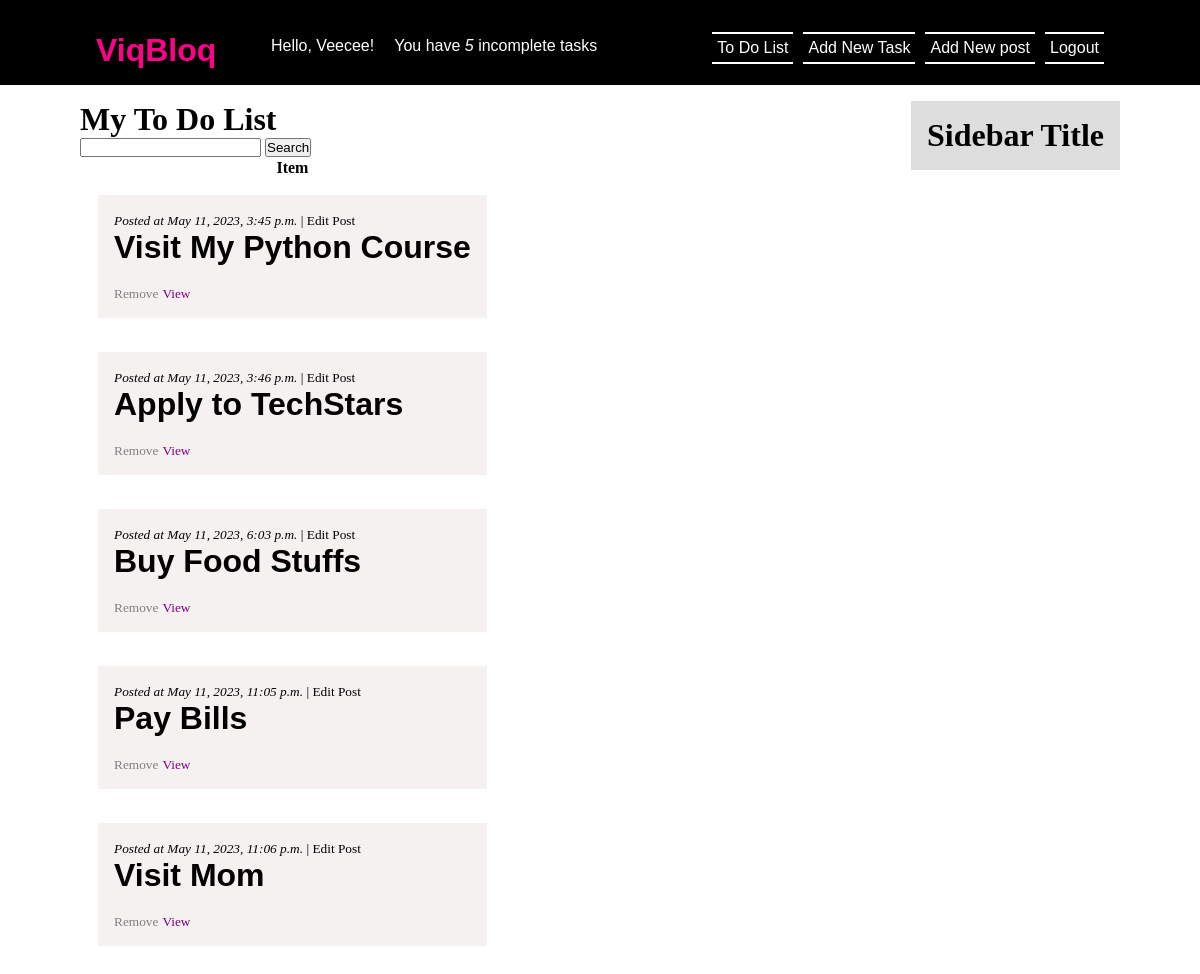
/todo/tasks/ (signed in), run on an earlier commit of the app's database.
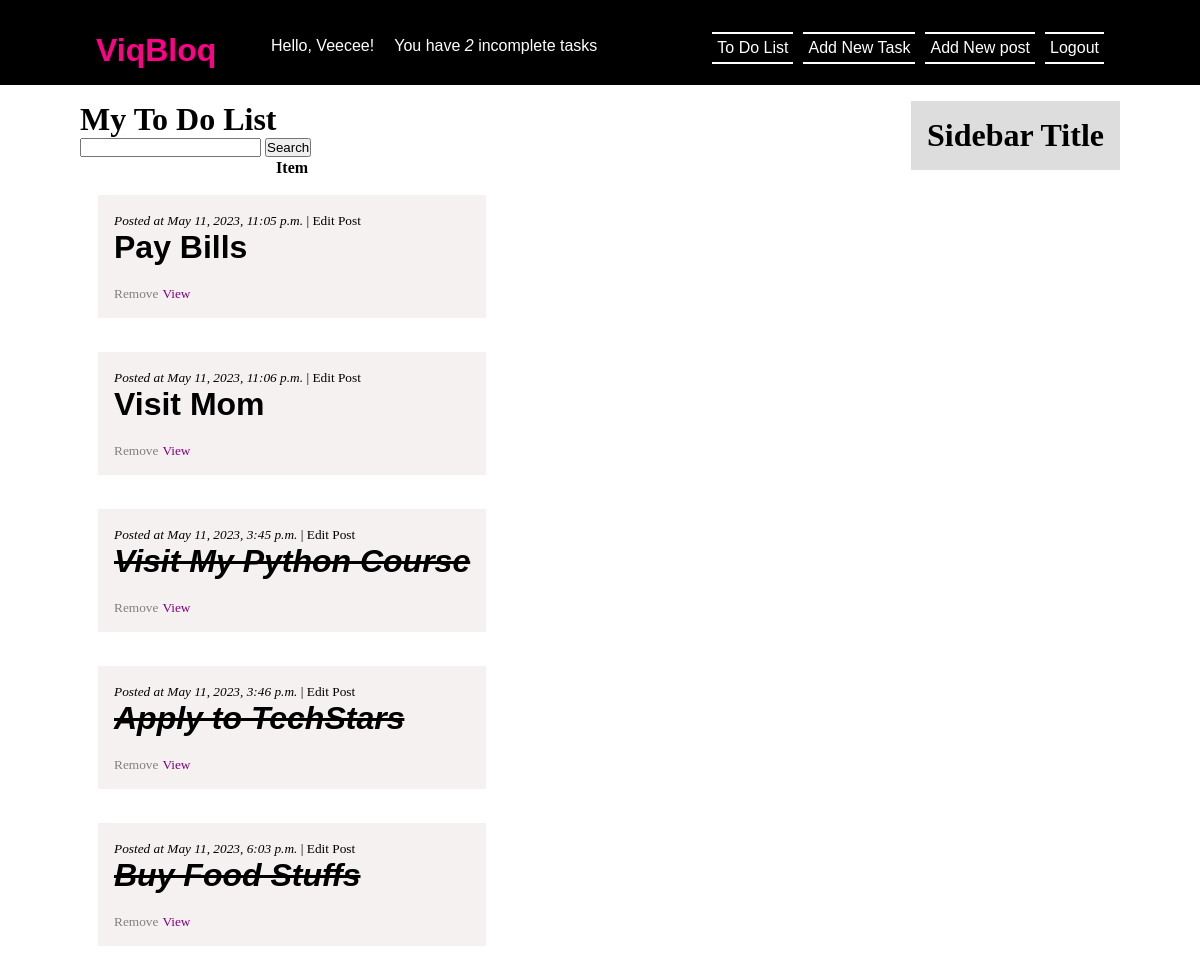
And on a later commit of the database.
### todo/models.py (models this page shows, shortened)
class Task(models.Model):
    user = models.ForeignKey(User, on_delete=models.CASCADE, null=True, blank=True)
    title = models.CharField(max_length=200)
    description = models.TextField(null=True, blank=True)
    complete = models.BooleanField(default=False)
    created_at = models.DateTimeField(auto_now_add=True, editable=False)
    updated_at = models.DateTimeField(auto_now=True, editable=False)
    class Meta:
        ordering = ['complete']

### todo/views.py (the view)
# urls.py: path('', TaskList.as_view(), name='tasks'),
class TaskList(LoginRequiredMixin, ListView):
    model = Task
    context_object_name = 'tasks'  # customizing the django 'object_list' (now 'tasks') used in the html file
    def get_context_data(self, **kwargs):
        context = super().get_context_data(**kwargs)
        context["tasks"] = context["tasks"].filter(user=self.request.user)
        context["count"] = context["tasks"].filter(complete=False).count()
        search_input = self.request.GET.get('search-area') or ''
        if search_input:
            context['tasks'] = context['tasks'].filter(title__icontains=search_input)
            context['search_input'] = search_input
        return context

### todo/templates/todo/task_list.html (shortened to what this page needs)
{% extends 'base.html' %}
{% block content %}
    <h1>My To Do List</h1>
    <form action="" method="get">
        <input type="text" name="search-area" value="{{search_input}}">
        <input type="submit" value="Search">
    </form>
    <table>
        <tr>
            <th>Item</th>
        </tr>
        {% for task in tasks %}
            {% if task.complete %}
                <tr>
                    <td>
                        <div class="post_entry">
                            <small><em>Posted at {{task.created_at}}</em> | <a style="color: black;" href="task/{{task.pk}}/update">Edit Post</a></small> <br>
                            <em><s><h1 class="post_title"><a href="{% url 'task-detail' task.pk %}">{{task.title}}</a></h1></s></em>
                            <br>
                            <small><a style="color: grey;" href="delete">Remove</a></small>
                            <small><a style="color: purple;" href="{% url 'task-detail' task.pk %}">View</a></small>
                        </div>
                    </td>
                </tr>
            {% else %}
                <tr>
                    <td>
                        <div class="post_entry">
                            <small><em>Posted at {{task.created_at}}</em> | <a style="color: black;" href="task/{{task.pk}}/update">Edit Post</a></small> <br>
                            <h1 class="post_title"> <a href="{% url 'task-detail' task.pk %}">{{task.title}}</a></h1>
                            <br>
                            <small><a style="color: grey;" href="delete">Remove</a></small>
                            <small><a style="color: purple;" href="{% url 'task-detail' task.pk %}">View</a></small>
                        </div>
                    </td>
                </tr>
            {% endif %}
        {% empty %}
            <div class="post_entry" style='text-align: center;'>
                <h1 class="post_title" style='font-size: 55px; color: grey;'>There are no tasks yet</h1>
                <p>click the 'Add New Post' button above to make a post</p>
            </div>
        {% endfor %}
    </table>
{% endblock content %}

### blog/templates/base.html (shortened to what this page needs)
<!DOCTYPE html>
<html lang="en">
<head>
    {% load static %}
    <link rel="stylesheet" type="text/css" href="{% static "css/styles.css" %}">
</head>
<body>
    <header class="site_header">
        <div class="site_brand">
            <h1><a href="{% url 'home' %}">ViqBloq</a></h1>
            <p>
                {% if request.user.is_authenticated %}
                    <div style='margin-left: 10px;'><a href="{% url 'logout' %}">Logout</a></div>
                    <div style='margin-left: 10px;'><a href="{% url 'post-new' %}"> Add New post</a></div>
                    <div style='margin-left: 10px;'><a href="{% url 'task-create' %}"> Add New Task</a></div>
                    <div style='margin-left: 10px;'><a href="{% url 'tasks' %}"> To Do List</a></div>
                    <div style='margin-right: 100px; border-bottom: none; border-top: none;'><p>You have <em>{{count}}</em> incomplete task{{count | pluralize:"s"}}</p></div>
                    <div style='margin-right: 10px; border-bottom: none; border-top: none;'><p>Hello, {{request.user | title}}!</p></div>
                {% else %}
                    <div style='margin-left: 10px;'><a href="{% url 'login' %}">Login</a></div>
                {% endif %}
            </p>
        </div>
    </header>
    <div class="content_wrapper">
        <div class="content">
            {% block content %}{% endblock %}
        </div>
        <div class="sidebar">
            <div class="widget">
                <h1 class="widget_title">Sidebar Title</h1>
            </div>
        </div>
    </div>
</body>
</html>

### viq/static/css/styles.css (style rules this page uses)
* { margin: 0; padding: 0; }
a, a:visited { text-decoration: none; color: #fff; }
.site_header { background: black; color: #fff; padding: 1rem; font-family: sans-serif; overflow: hidden; }
.site_brand { margin: auto; max-width: 100rem; margin: 1rem 5rem; }
.site_brand h1 { float: left; }
.site_brand h1 a { color: #F08; }
.site_brand div { float: right; border-bottom: 2px solid; border-top: 2px solid; padding: 5px; }
.content_wrapper { display: flex; margin: auto; max-width: 100rem; margin-top: 1rem; align-items: end; margin: 1rem 5rem; align-items: start; }
.content { flex: 1 0 70%; margin-right: 1rem; }
.post_entry { margin-bottom: 1rem; background: #f3eeeecf; padding: 1rem; margin: 1rem; }
.post_title a { font-family: sans-serif; color: black; text-decoration: none; }
.sidebar { background: #ddd; padding: 1rem; }

What changed in the data, as far as the page shows it:
shown differently, row unchanged: Task "Pay Bills": moves up the list
shown differently, row unchanged: Task "Visit Mom": moves up the list
changed Task "Visit My Python Course": complete False → True (drawn)
changed Task "Apply to TechStars": complete False → True (drawn)
changed Task "Buy Food Stuffs": complete False → True (drawn)
Also different on the page:
{{ count }}: "5" → "2"
